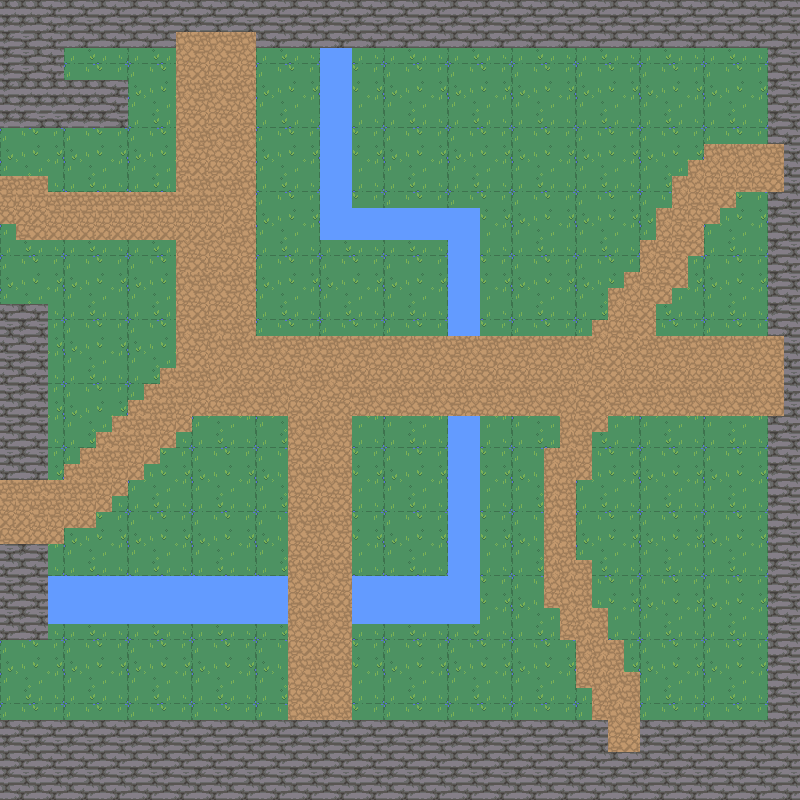

The image is a tile-based game level rendered from a .tmx file. Its description and source (layers, tilesets, objects; grid data summarised) follow:
An orthogonal 50x50 tile map with 16x16 px tiles, 4 tile layers (background, wall, water, path) and 1 object (player).

<map version="1.9" tiledversion="1.9.2" orientation="orthogonal" renderorder="right-down" width="50" height="50" tilewidth="16" tileheight="16" infinite="0" nextlayerid="6" nextobjectid="2">
 <tileset firstgid="1" source="nature.tsx" />
 <layer id="1" name="background" width="50" height="50">
  <data>[2500 cells, 2500 non-empty, 16 distinct tile ids]</data>
 </layer>
 <layer id="2" name="wall" width="50" height="50">
  <data>[2500 cells, 579 non-empty, 4 distinct tile ids]</data>
 </layer>
 <layer id="3" name="water" width="50" height="50">
  <data>[2500 cells, 163 non-empty, 4 distinct tile ids]</data>
 </layer>
 <layer id="4" name="path" width="50" height="50">
  <data>[2500 cells, 554 non-empty, 6 distinct tile ids]</data>
 </layer>
 <objectgroup id="5" name="objects">
  <object id="1" name="player" x="224" y="358">
   <point />
  </object>
 </objectgroup>
</map>
